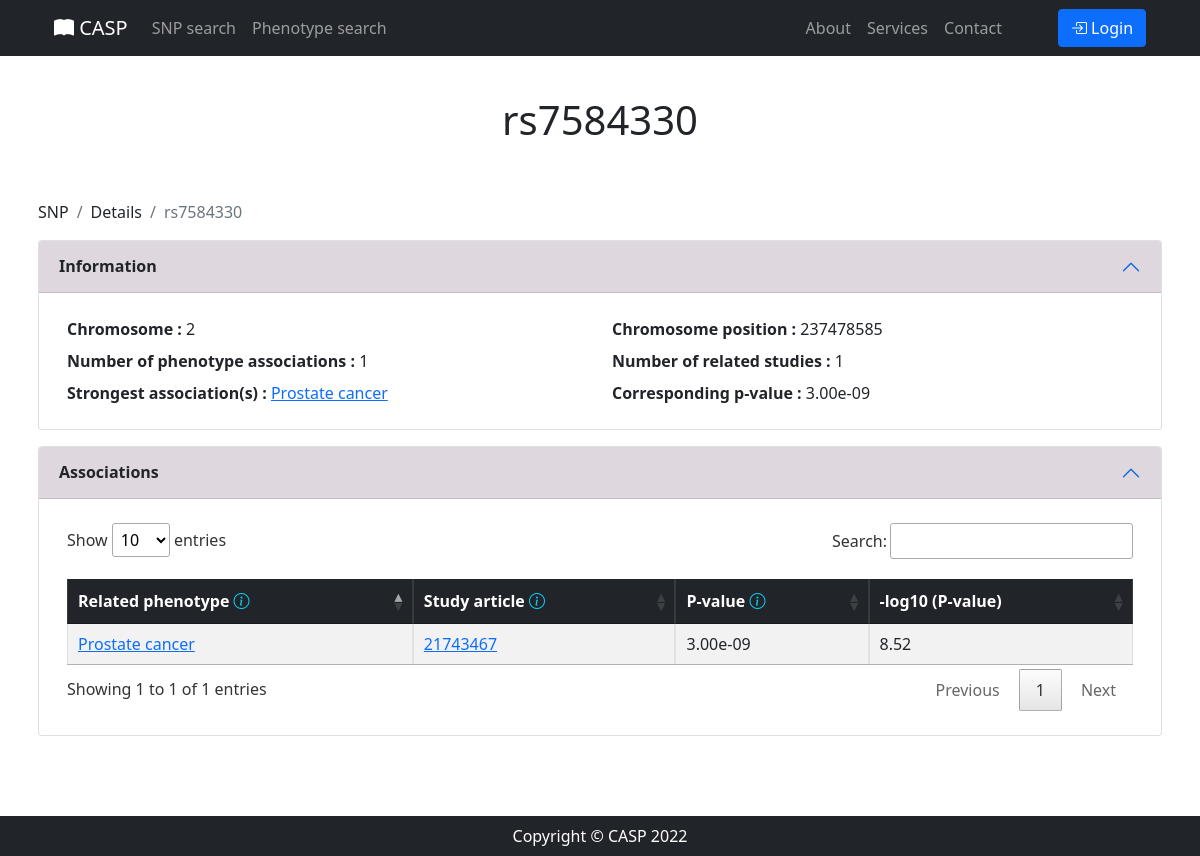
The app's page /snp/details/rs7584330/ with its own data.
### SNP_App/models.py (models this page shows)
class SNP(models.Model):
    Rsid = models.CharField(max_length=100, unique=True, primary_key=True)
    Chrom = models.CharField(max_length=100)
    Chrom_pos = models.PositiveIntegerField()

class Association(models.Model):
    SNP = models.ForeignKey(SNP, on_delete=models.CASCADE)
    Disease_trait = models.ForeignKey(DiseaseTrait, on_delete=models.CASCADE)
    Reference = models.ForeignKey(Reference, on_delete=models.CASCADE)
    Pvalue = models.FloatField()
    Neglog10pvalue = models.FloatField()

### SNP_App/views.py (the view)
# urls.py: path('snp/details/<str:rsid>/', views.snp_details, name='snp_details'),
def snp_details(request, rsid):
    association_query = Association.objects.filter(SNP_id=rsid)
    snp_query = SNP.objects.get(Rsid=rsid)
    min_pvalue = association_query.aggregate(Min('Pvalue'))
    phenotype_min_pvalue = association_query.filter(Pvalue=min_pvalue['Pvalue__min'])
    number_studies = association_query.values('Reference').distinct().count()
    return render(request, 'snp_details.html',
                  {'details': association_query, 'detail_name': rsid, 'detail_type': 'SNP',
                   'title': rsid, 'studies': number_studies, 'snp': snp_query,
                   'min_pvalue': min_pvalue, 'phenotype_min_pvalue': phenotype_min_pvalue})

### SNP_App/templates/snp_details.html (shortened to what this page needs)
{% extends 'details.html' %}
{% block info %}
    <div class="col-6">
        <b>Chromosome : </b>
        {{ snp.Chrom }}
    </div>
    <div class="col-6">
        <b>Chromosome position : </b>
        {{ snp.Chrom_pos }}
    </div>
    <div class="col-6">
        <b>Number of phenotype associations : </b>
        {{ details|length }}
    </div>
    <div class="col-6">
        <b>Number of related studies : </b>
        {{ studies }}
    </div>
    <div class="col-6">
        <b>Strongest association(s) : </b>
        {% if phenotype_min_pvalue|length == 1 %}
            <a target="_blank" rel="noopener noreferrer"
               href="/phenotype/details/{{ phenotype_min_pvalue.first.Disease_trait_id }}/">
                {{ phenotype_min_pvalue.first.Disease_trait_id}} </a>
        {% else %}
            {% for phenotype in phenotype_min_pvalue %}
                <a target="_blank" rel="noopener noreferrer"
               href="/phenotype/details/{{ phenotype.Disease_trait_id }}/">
                {{ phenotype.Disease_trait_id }} </a>,
            {% endfor %}
        {% endif %}
    </div>
    <div class="col-6">
        <b>Corresponding p-value : </b>
        {{ min_pvalue.Pvalue__min|stringformat:".2e" }}
    </div>
{% endblock info %}
{% block table %}
    <table id="snp_details_table" class="table table-striped table-bordered">
        <thead class="table-dark">
        <th> Related phenotype <i class="bi bi-info-circle text-info"
                                  data-bs-toggle="tooltip" data-bs-placement="top"
                                  title="Name of the phenotype proven to have an association with the variant"></i>
        </th>
        <th> Study article <i class="bi bi-info-circle text-info"
                              data-bs-toggle="tooltip" data-bs-placement="top"
                              title="Pubmedid and link of the study article mentioning the association between the variant and the phenotype"></i>
        </th>
        <th> P-value <i class="bi bi-info-circle text-info"
                        data-bs-toggle="tooltip" data-bs-placement="top"
                        title="Reported p-value for strongest SNP risk allele (linked to dbGaP Association Browser)"></i>
        </th>
        <th> -log10 (P-value)</th>
        </thead>
        <tbody>
        {% for detail in details %}
            <tr>
                <td><a target="_blank" rel="noopener noreferrer"
                       href="/phenotype/details/{{ detail.Disease_trait_id }}/">
                    {{ detail.Disease_trait_id }} </a></td>
                <td><a target="_blank" rel="noopener noreferrer"
                       href="https://pubmed.ncbi.nlm.nih.gov/{{ detail.Reference_id }}/">
                    {{ detail.Reference_id }} </a></td>
                <td>{{ detail.Pvalue|stringformat:".2e" }}</td>
                <td>{{ detail.Neglog10pvalue }}</td>
            </tr>
        {% endfor %}
        </tbody>
    </table>
{% endblock table %}

### records on screen
SNP: Chrom "2", Chrom_pos "237478585"
Association: first.Disease_trait_id "Prostate cancer", Disease_trait_id "Prostate cancer", Reference_id "21743467", Pvalue "3.00e-09", Neglog10pvalue "8.52"

### other values on screen
{{ detail_name }} "rs7584330"
{{ detail_type }} "SNP"
{{ details|length }} "1"
{{ studies }} "1"
{{ min_pvalue.Pvalue__min|stringformat:".2e" }} "3.00e-09"
